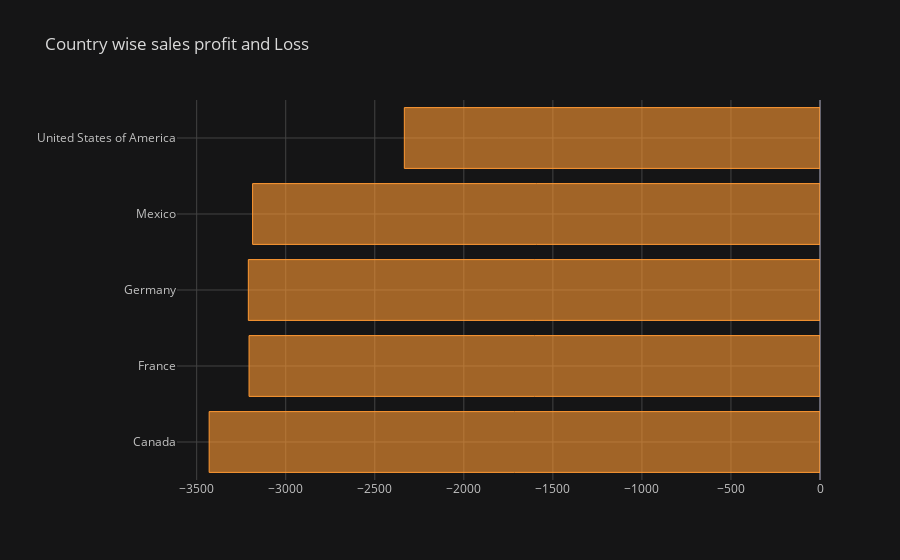

Write notebook code for a chart like this one.
### Code cell
G.iplot(x='Country',y='Total Price',kind='barh',theme='solar',title='Country wise sales profit and Loss')

### Figure 1 — Plotly figure (JSON) as saved in the notebook; plotly's stock layout.template omitted (floating-point values rounded to 4 significant figures)
{"data": [{"marker": {"color": "rgba(255, 153, 51, 0.6)", "line": {"color": "rgba(255, 153, 51, 1.0)", "width": 1}}, "name": "Total Price", "orientation": "h", "text": "", "type": "bar", "x": [-3430, -3206, -3210, -3186, -2334], "y": ["Canada", "France", "Germany", "Mexico", "United States of America"]}], "layout": {"legend": {"bgcolor": "#151516", "font": {"color": "#D9D9D9"}}, "paper_bgcolor": "#151516", "plot_bgcolor": "#151516", "title": {"font": {"color": "#D9D9D9"}, "text": "Country wise sales profit and Loss"}, "xaxis": {"gridcolor": "#434343", "showgrid": true, "tickfont": {"color": "#C2C2C2"}, "title": {"font": {"color": "#D9D9D9"}, "text": ""}, "zerolinecolor": "#666570"}, "yaxis": {"gridcolor": "#434343", "showgrid": true, "tickfont": {"color": "#C2C2C2"}, "title": {"font": {"color": "#D9D9D9"}, "text": ""}, "zerolinecolor": "#666570"}}}
